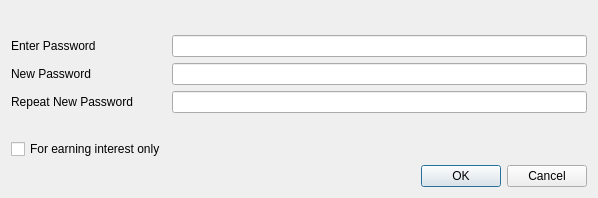
<?xml version="1.0" encoding="UTF-8"?>
<ui version="4.0">
 <class>AskPassphraseDialog</class>
 <widget class="QDialog" name="AskPassphraseDialog">
  <property name="geometry">
   <rect>
    <x>0</x>
    <y>0</y>
    <width>598</width>
    <height>198</height>
   </rect>
  </property>
  <property name="sizePolicy">
   <sizepolicy hsizetype="Preferred" vsizetype="Minimum">
    <horstretch>0</horstretch>
    <verstretch>0</verstretch>
   </sizepolicy>
  </property>
  <property name="minimumSize">
   <size>
    <width>550</width>
    <height>0</height>
   </size>
  </property>
  <property name="windowTitle">
   <string>Passphrase Dialog</string>
  </property>
  <layout class="QVBoxLayout" name="verticalLayout">
   <item>
    <widget class="QLabel" name="warningLabel">
     <property name="textFormat">
      <enum>Qt::RichText</enum>
     </property>
     <property name="wordWrap">
      <bool>true</bool>
     </property>
    </widget>
   </item>
   <item>
    <layout class="QFormLayout" name="formLayout">
     <property name="fieldGrowthPolicy">
      <enum>QFormLayout::AllNonFixedFieldsGrow</enum>
     </property>
     <item row="0" column="0">
      <widget class="QLabel" name="passLabel1">
       <property name="text">
        <string>Enter Password</string>
       </property>
      </widget>
     </item>
     <item row="0" column="1">
      <widget class="QLineEdit" name="passEdit1">
       <property name="echoMode">
        <enum>QLineEdit::Password</enum>
       </property>
      </widget>
     </item>
     <item row="1" column="0">
      <widget class="QLabel" name="passLabel2">
       <property name="text">
        <string>New Password</string>
       </property>
      </widget>
     </item>
     <item row="1" column="1">
      <widget class="QLineEdit" name="passEdit2">
       <property name="echoMode">
        <enum>QLineEdit::Password</enum>
       </property>
      </widget>
     </item>
     <item row="2" column="0">
      <widget class="QLabel" name="passLabel3">
       <property name="text">
        <string>Repeat New Password</string>
       </property>
      </widget>
     </item>
     <item row="2" column="1">
      <widget class="QLineEdit" name="passEdit3">
       <property name="echoMode">
        <enum>QLineEdit::Password</enum>
       </property>
      </widget>
     </item>
     <item row="3" column="1">
      <widget class="QLabel" name="capsLabel">
       <property name="font">
        <font>
         <weight>75</weight>
         <bold>true</bold>
        </font>
       </property>
       <property name="text">
        <string/>
       </property>
       <property name="alignment">
        <set>Qt::AlignCenter</set>
       </property>
      </widget>
     </item>
     <item row="4" column="0">
      <widget class="QCheckBox" name="stakingCheckBox">
       <property name="enabled">
        <bool>true</bool>
       </property>
       <property name="visible">
        <bool>false</bool>
       </property>
       <property name="toolTip">
        <string>Serves to disable the trivial sendmoney when OS account compromised. Provides no real security.</string>
       </property>
       <property name="text">
        <string>For earning interest only</string>
       </property>
      </widget>
     </item>
    </layout>
   </item>
   <item>
    <widget class="QDialogButtonBox" name="buttonBox">
     <property name="orientation">
      <enum>Qt::Horizontal</enum>
     </property>
     <property name="standardButtons">
      <set>QDialogButtonBox::Cancel|QDialogButtonBox::Ok</set>
     </property>
    </widget>
   </item>
  </layout>
 </widget>
 <resources/>
 <connections>
  <connection>
   <sender>buttonBox</sender>
   <signal>accepted()</signal>
   <receiver>AskPassphraseDialog</receiver>
   <slot>accept()</slot>
   <hints>
    <hint type="sourcelabel">
     <x>248</x>
     <y>254</y>
    </hint>
    <hint type="destinationlabel">
     <x>157</x>
     <y>274</y>
    </hint>
   </hints>
  </connection>
  <connection>
   <sender>buttonBox</sender>
   <signal>rejected()</signal>
   <receiver>AskPassphraseDialog</receiver>
   <slot>reject()</slot>
   <hints>
    <hint type="sourcelabel">
     <x>316</x>
     <y>260</y>
    </hint>
    <hint type="destinationlabel">
     <x>286</x>
     <y>274</y>
    </hint>
   </hints>
  </connection>
 </connections>
</ui>
